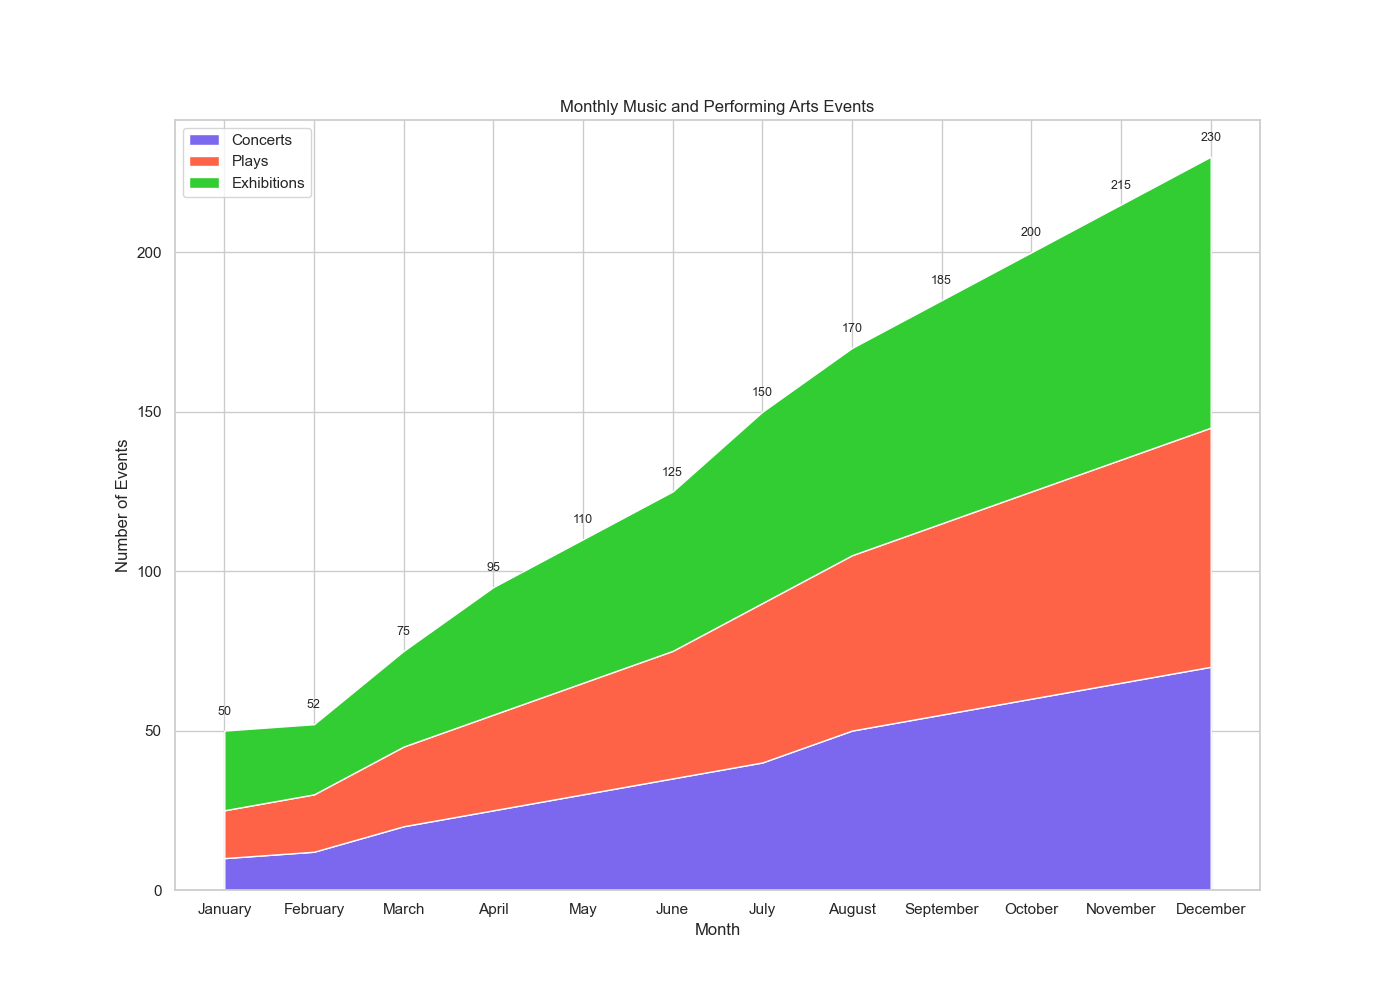

Generate this figure with Python:

import seaborn as sns
import pandas as pd
import matplotlib.pyplot as plt

# Define the data
data = {
    "Month": ["January", "February", "March", "April", "May", "June", 
              "July", "August", "September", "October", "November", "December"],
    "Concerts": [10, 12, 20, 25, 30, 35, 40, 50, 55, 60, 65, 70],
    "Plays": [15, 18, 25, 30, 35, 40, 50, 55, 60, 65, 70, 75],
    "Exhibitions": [25, 22, 30, 40, 45, 50, 60, 65, 70, 75, 80, 85]
}

# Create a DataFrame
df = pd.DataFrame(data)

# Set the index to 'Month'
df.set_index('Month', inplace=True)

# Plot the data
sns.set(style="whitegrid")
plt.figure(figsize=(14, 10))
plt.stackplot(df.index, df["Concerts"], df["Plays"], df["Exhibitions"], 
              colors=['#7B68EE', '#FF6347', '#32CD32'], 
              labels=['Concerts', 'Plays', 'Exhibitions'])
plt.legend(loc='upper left')
plt.title('Monthly Music and Performing Arts Events')
plt.xlabel('Month')
plt.ylabel('Number of Events')

# Adding Annotations/Labels
for i, row in df.iterrows():
    plt.text(i, row.sum() + 5, str(row.sum()), fontsize=9, horizontalalignment='center')

plt.show()
